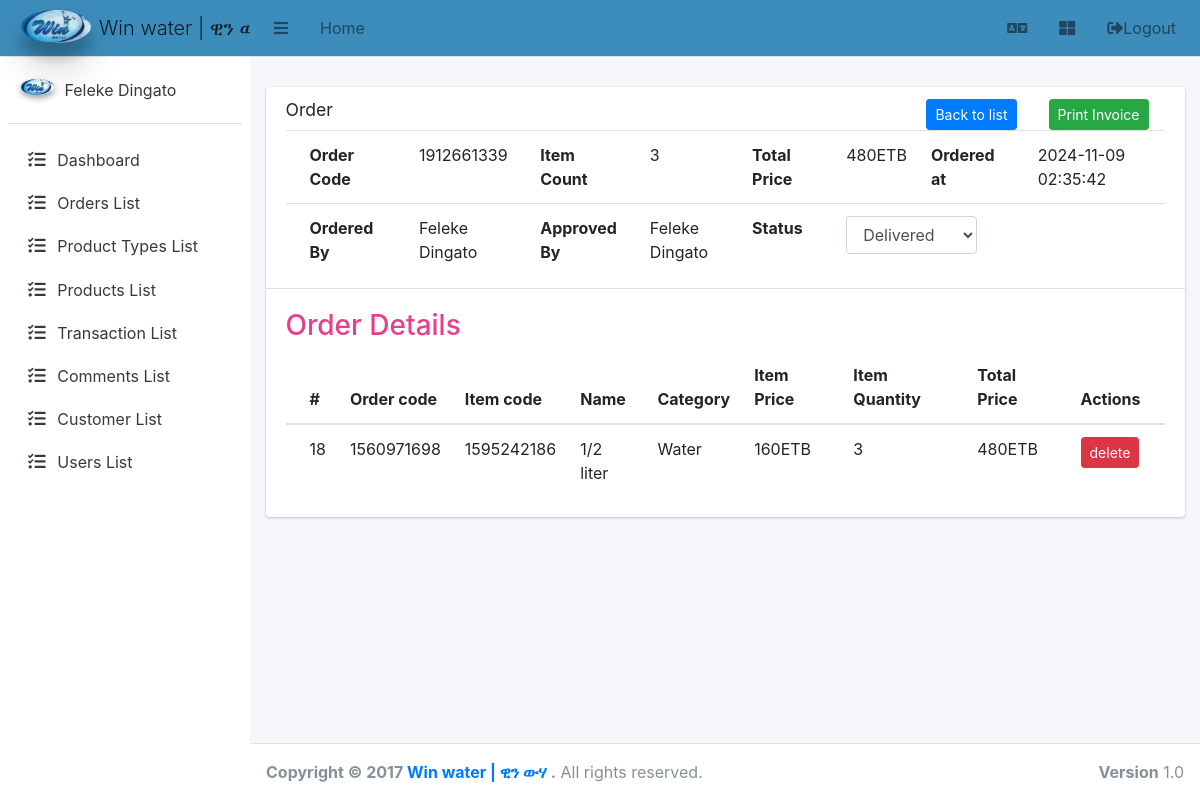
The page /order.details.php?order_parent_id=14&&show-order=true (signed in) on the database its author committed.
### tables this page shows
CREATE TABLE `orders_parent` (
  `id` int(11) NOT NULL,
  `approved_by` varchar(200) DEFAULT NULL,
  `item_count` int(11) NOT NULL,
  `total_price` float NOT NULL,
  `ordered_at` datetime NOT NULL DEFAULT current_timestamp(),
  `ordered_by` int(11) NOT NULL,
  `status` int(11) NOT NULL,
  `order_code` varchar(20) NOT NULL
);

CREATE TABLE `user` (
  `id` int(11) NOT NULL,
  `email` varchar(180) NOT NULL,
  `phone` varchar(20) NOT NULL,
  `roles` longtext DEFAULT NULL CHECK (json_valid(`roles`)),
  `password` varchar(255) NOT NULL,
  `first_name` varchar(255) NOT NULL,
  `middle_name` varchar(255) NOT NULL,
  `last_name` varchar(255) DEFAULT NULL,
  `gender` varchar(10) NOT NULL,
  `user_type_id` int(11) NOT NULL,
  `is_active` tinyint(1) NOT NULL DEFAULT 1,
  `registered_by_id` int(11) DEFAULT NULL,
  `registered_at` datetime NOT NULL DEFAULT current_timestamp(),
  `is_verified` tinyint(1) NOT NULL DEFAULT 1
);

CREATE TABLE `orders` (
  `id` int(11) NOT NULL,
  `item_id` int(11) NOT NULL,
  `quantity` int(11) NOT NULL,
  `item_price` float NOT NULL,
  `ordered_at` datetime NOT NULL DEFAULT current_timestamp(),
  `ordered_by` int(11) NOT NULL,
  `status` int(11) NOT NULL,
  `order_code` varchar(20) NOT NULL,
  `parent_id` int(11) DEFAULT NULL
);

CREATE TABLE `items` (
  `id` int(11) NOT NULL,
  `name` varchar(250) NOT NULL,
  `registered_at` datetime NOT NULL DEFAULT current_timestamp(),
  `total` int(11) NOT NULL,
  `category` varchar(100) NOT NULL,
  `registered_by_id` int(11) NOT NULL,
  `item_price` float NOT NULL,
  `item_code` varchar(20) NOT NULL,
  `status` int(11) NOT NULL,
  `description` text NOT NULL,
  `expiry_date` date NOT NULL
);

### order.details.php (the view, shortened to what this page needs)
<?php include('includes/header.php'); ?>
<?php
if(isset($_GET['order_parent_id']) && isset($_GET['show-order'])){
$sql = "SELECT * FROM orders_parent where id=".$_GET['order_parent_id'];
$parent_result = mysqli_query($conn, $sql);
$parent_result = mysqli_fetch_assoc($parent_result);
$sql = "SELECT * FROM orders where parent_id=".$parent_result['id'];
$result = mysqli_query($conn, $sql);
$user_sql = "SELECT * FROM user WHERE id = " . $parent_result['ordered_by'];
$user_qu = mysqli_query($conn, $user_sql);
$user_result = mysqli_fetch_assoc($user_qu);
}
?>
<div class="col-12">
    <div class="card" id="printableArea">
        <div class="card-header">
            <h3 class="card-title">Order </h3>
            <button onclick="printDiv('printableArea')" class="btn btn-success btn-sm mx-3 float-right">Print Invoice</button>
            <a href="order.list.php" class="btn btn-primary btn-sm mx-3 float-right">Back to list</a>
            <div class="card-body table-responsive p-0">
            <table class="table table-hover ">
                <tbody>
                    <tr>
                    <th>Order Code</th>
                    <td><?php echo $parent_result['order_code']?></td>
                        <th>Item Count</th>
                        <td><?php echo $parent_result['item_count']?></td>
                         <th>Total Price</th>
                        <td><?php echo $parent_result['total_price']?>ETB</td>
                        <th>Ordered at</th>
                        <td><?php echo $parent_result['ordered_at']?></td>
                    </tr>
                      <tr>
                        <th>Ordered By </th>
                        <td><?php echo $user_result['first_name']." ".$user_result['middle_name']?></td>
                        <th>Approved By </th>
                        <td><?php echo $parent_result['approved_by']?></td>
                           <th>Status </th>
                           <td colspan="3">
<?php
    if (in_array($user->user_type_id, [1,3])) {
        ?>
<form method="post" action="<?php echo htmlspecialchars($_SERVER["PHP_SELF"]); ?>" class="form-horizontal form-inline">
        <select for="status_type" class="form-control order-status-select " name="status_type" id="status_type" class="" data-order-id="<?php echo $parent_result['id'];?>">
<option value="2" <?php echo $parent_result['status'] == '2'  ? 'selected' : '' ?>>Delivered</option>
</select>
    </form>
    <?php
    } else{
    ?>
<?php echo $order_status["".$parent_result['status'].""] ?>
    <?php } ?>
</td>
                    </tr>
                </tbody>
            </table>
        </div>
        </div>
        <div class="card-body">
        <h3 class=" text-pink">Order Details </h3>
        <div class="card-body table-responsive p-0">
            <table class="table table-hover ">
                <thead>
                    <tr>
                        <th>#</th>
                        <th>Order code</th>
                        <th>Item code</th>
                        <th>Name</th>
                        <th>Category</th>
                        <th>Item Price</th>
                        <th>Item Quantity</th>
                        <th>Total Price</th>
                        <th>Actions</th>
                    </tr>
                </thead>
                <tbody>
                    <?php
                    if (mysqli_num_rows($result) > 0) {
                        while ($row = mysqli_fetch_assoc($result)) {
                            $item_sql = "SELECT * FROM items WHERE id = " . $row['item_id'];
                            $item_qu = mysqli_query($conn, $item_sql);
                            $item_result = mysqli_fetch_assoc($item_qu);
                    ?>
                            <tr>
                                <td><?php echo $row['id'] ?></td>
                                <td><?php echo $row['order_code'] ?></td>
                                <td><?php echo $item_result['item_code'] ?></td>
                                <td><?php echo $item_result['name']  ?></td>
                                <td><?php echo $item_result['category']  ?></td>
                                <td><?php echo $row['item_price']  ?>ETB</td>
                                <td><?php echo $row['quantity']  ?></td>
                                <td><?php echo $row['item_price'] * $row['quantity']  ?>ETB</td>
                                <td>
                                    <form method="post" onsubmit="return confirm('are you sure you want to delete this order');" action="<?php echo htmlspecialchars($_SERVER["PHP_SELF"]); ?>" class="form-horizontal form-inline">
                                        <button class="btn btn-danger btn-sm">delete</button>
                                    </form>
                                </td>
                            </tr>
                    <?php
                        }
                    } else {
                        echo "0 results";
                    }
                    ?>
                </tbody>
            </table>
        </div>
        </div>
    </div>
</div>
</div>
</div>
</div>
<?php include('includes/footer.php'); ?>

### rows shown on the page
orders_parent: order_code "1912661339", item_count "3", total_price "480", ordered_at "2024-11-09 02:35:42", approved_by "Feleke Dingato", status_type "Delivered"
user: first_name "Feleke", middle_name "Dingato"
orders: id "18", order_code "1560971698", item.item_code "1595242186", item.name "1/2 liter", item.category "Water", item_price "160", quantity "3", $row['item_price'] * $row['quantity'] "480"

### other values the page prints
$user->fullName "Feleke Dingato"
